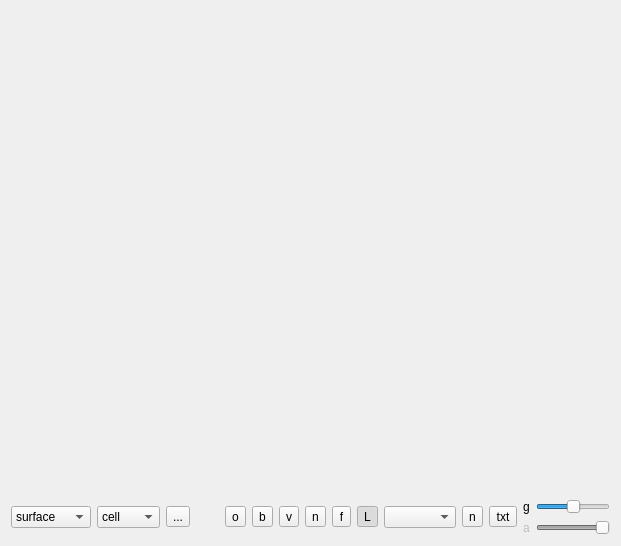
<?xml version="1.0" encoding="UTF-8"?>
<ui version="4.0">
 <class>organismWidget</class>
 <widget class="QWidget" name="organismWidget">
  <property name="geometry">
   <rect>
    <x>0</x>
    <y>0</y>
    <width>621</width>
    <height>546</height>
   </rect>
  </property>
  <property name="windowTitle">
   <string>Form</string>
  </property>
  <layout class="QVBoxLayout" name="verticalLayout">
   <item>
    <widget class="OrganismViewer" name="viewer" native="true">
     <property name="sizePolicy">
      <sizepolicy hsizetype="Expanding" vsizetype="Expanding">
       <horstretch>0</horstretch>
       <verstretch>0</verstretch>
      </sizepolicy>
     </property>
    </widget>
   </item>
   <item>
    <layout class="QHBoxLayout" name="horizontalLayout">
     <item>
      <widget class="QComboBox" name="comboBoxDrawMode">
       <property name="sizePolicy">
        <sizepolicy hsizetype="Minimum" vsizetype="Fixed">
         <horstretch>0</horstretch>
         <verstretch>0</verstretch>
        </sizepolicy>
       </property>
       <property name="minimumSize">
        <size>
         <width>80</width>
         <height>0</height>
        </size>
       </property>
       <item>
        <property name="text">
         <string>surface</string>
        </property>
        <property name="icon">
         <iconset resource="../res.qrc">
          <normaloff>:/icons/icons/surface.png</normaloff>:/icons/icons/surface.png</iconset>
        </property>
       </item>
       <item>
        <property name="text">
         <string>wire</string>
        </property>
        <property name="icon">
         <iconset resource="../res.qrc">
          <normaloff>:/icons/icons/wireframe.png</normaloff>:/icons/icons/wireframe.png</iconset>
        </property>
       </item>
       <item>
        <property name="text">
         <string>cells</string>
        </property>
        <property name="icon">
         <iconset resource="../res.qrc">
          <normaloff>:/icons/icons/cells.png</normaloff>:/icons/icons/cells.png</iconset>
        </property>
       </item>
       <item>
        <property name="text">
         <string>vertices</string>
        </property>
        <property name="icon">
         <iconset resource="../res.qrc">
          <normaloff>:/icons/icons/cells.png</normaloff>:/icons/icons/cells.png</iconset>
        </property>
       </item>
      </widget>
     </item>
     <item>
      <widget class="QComboBox" name="comboBox">
       <item>
        <property name="text">
         <string>cell</string>
        </property>
       </item>
       <item>
        <property name="text">
         <string>vertex</string>
        </property>
       </item>
       <item>
        <property name="text">
         <string>edge</string>
        </property>
       </item>
       <item>
        <property name="text">
         <string>face</string>
        </property>
       </item>
      </widget>
     </item>
     <item>
      <widget class="QToolButton" name="toolButton_7">
       <property name="text">
        <string>...</string>
       </property>
       <property name="icon">
        <iconset resource="../res.qrc">
         <normaloff>:/icons/icons/magnifier.png</normaloff>:/icons/icons/magnifier.png</iconset>
       </property>
      </widget>
     </item>
     <item>
      <spacer name="horizontalSpacer">
       <property name="orientation">
        <enum>Qt::Horizontal</enum>
       </property>
       <property name="sizeHint" stdset="0">
        <size>
         <width>40</width>
         <height>20</height>
        </size>
       </property>
      </spacer>
     </item>
     <item>
      <widget class="QToolButton" name="toolButton_2">
       <property name="text">
        <string>o</string>
       </property>
       <property name="checkable">
        <bool>true</bool>
       </property>
      </widget>
     </item>
     <item>
      <widget class="QToolButton" name="toolButton">
       <property name="text">
        <string>b</string>
       </property>
       <property name="checkable">
        <bool>true</bool>
       </property>
      </widget>
     </item>
     <item>
      <widget class="QToolButton" name="toolButton_4">
       <property name="text">
        <string>v</string>
       </property>
       <property name="checkable">
        <bool>true</bool>
       </property>
      </widget>
     </item>
     <item>
      <widget class="QToolButton" name="toolButton_5">
       <property name="text">
        <string>n</string>
       </property>
       <property name="checkable">
        <bool>true</bool>
       </property>
      </widget>
     </item>
     <item>
      <widget class="QToolButton" name="toolButton_6">
       <property name="text">
        <string>f</string>
       </property>
       <property name="checkable">
        <bool>true</bool>
       </property>
      </widget>
     </item>
     <item>
      <widget class="QToolButton" name="toolButton_3">
       <property name="text">
        <string>L</string>
       </property>
       <property name="checkable">
        <bool>true</bool>
       </property>
       <property name="checked">
        <bool>true</bool>
       </property>
      </widget>
     </item>
     <item>
      <widget class="QComboBox" name="comboBoxMorphogens"/>
     </item>
     <item>
      <widget class="QToolButton" name="toolButton_8">
       <property name="text">
        <string>n</string>
       </property>
       <property name="checkable">
        <bool>true</bool>
       </property>
      </widget>
     </item>
     <item>
      <widget class="QToolButton" name="toolButton_9">
       <property name="text">
        <string>txt</string>
       </property>
       <property name="checkable">
        <bool>true</bool>
       </property>
      </widget>
     </item>
     <item>
      <layout class="QVBoxLayout" name="verticalLayout_2">
       <item>
        <layout class="QHBoxLayout" name="horizontalLayout_2">
         <item>
          <widget class="QLabel" name="label">
           <property name="text">
            <string>g</string>
           </property>
          </widget>
         </item>
         <item>
          <widget class="QSlider" name="horizontalSlider">
           <property name="value">
            <number>50</number>
           </property>
           <property name="orientation">
            <enum>Qt::Horizontal</enum>
           </property>
          </widget>
         </item>
        </layout>
       </item>
       <item>
        <layout class="QHBoxLayout" name="horizontalLayout_3">
         <item>
          <widget class="QLabel" name="label_4">
           <property name="enabled">
            <bool>false</bool>
           </property>
           <property name="text">
            <string>a</string>
           </property>
          </widget>
         </item>
         <item>
          <widget class="QSlider" name="alphaSlider">
           <property name="enabled">
            <bool>false</bool>
           </property>
           <property name="maximum">
            <number>100</number>
           </property>
           <property name="value">
            <number>100</number>
           </property>
           <property name="orientation">
            <enum>Qt::Horizontal</enum>
           </property>
          </widget>
         </item>
        </layout>
       </item>
      </layout>
     </item>
    </layout>
   </item>
  </layout>
 </widget>
 <customwidgets>
  <customwidget>
   <class>OrganismViewer</class>
   <extends>QWidget</extends>
   <header>organismviewer.h</header>
   <container>1</container>
   <slots>
    <slot>setDrawBounds(bool)</slot>
    <slot>setDrawOrigin(bool)</slot>
    <slot>setDrawGround(bool)</slot>
    <slot>setDrawMode(QString)</slot>
    <slot>setDrawVelocities(bool)</slot>
    <slot>setDrawForces(bool)</slot>
    <slot>setDrawFaceNormals(bool)</slot>
    <slot>showEntireScene()</slot>
    <slot>setSelectionMode(QString)</slot>
    <slot>setAlpha(int)</slot>
    <slot>setLighting(bool)</slot>
    <slot>setDrawMorphogensNormalised(bool)</slot>
    <slot>setGamma(int)</slot>
    <slot>setDrawMorphogenLabels(bool)</slot>
   </slots>
  </customwidget>
 </customwidgets>
 <resources>
  <include location="../res.qrc"/>
 </resources>
 <connections>
  <connection>
   <sender>toolButton</sender>
   <signal>toggled(bool)</signal>
   <receiver>viewer</receiver>
   <slot>setDrawBounds(bool)</slot>
   <hints>
    <hint type="sourcelabel">
     <x>326</x>
     <y>534</y>
    </hint>
    <hint type="destinationlabel">
     <x>308</x>
     <y>468</y>
    </hint>
   </hints>
  </connection>
  <connection>
   <sender>toolButton_2</sender>
   <signal>toggled(bool)</signal>
   <receiver>viewer</receiver>
   <slot>setDrawOrigin(bool)</slot>
   <hints>
    <hint type="sourcelabel">
     <x>301</x>
     <y>534</y>
    </hint>
    <hint type="destinationlabel">
     <x>257</x>
     <y>488</y>
    </hint>
   </hints>
  </connection>
  <connection>
   <sender>comboBoxDrawMode</sender>
   <signal>activated(QString)</signal>
   <receiver>viewer</receiver>
   <slot>setDrawMode(QString)</slot>
   <hints>
    <hint type="sourcelabel">
     <x>89</x>
     <y>535</y>
    </hint>
    <hint type="destinationlabel">
     <x>67</x>
     <y>446</y>
    </hint>
   </hints>
  </connection>
  <connection>
   <sender>toolButton_4</sender>
   <signal>toggled(bool)</signal>
   <receiver>viewer</receiver>
   <slot>setDrawVelocities(bool)</slot>
   <hints>
    <hint type="sourcelabel">
     <x>351</x>
     <y>534</y>
    </hint>
    <hint type="destinationlabel">
     <x>350</x>
     <y>478</y>
    </hint>
   </hints>
  </connection>
  <connection>
   <sender>toolButton_5</sender>
   <signal>toggled(bool)</signal>
   <receiver>viewer</receiver>
   <slot>setDrawFaceNormals(bool)</slot>
   <hints>
    <hint type="sourcelabel">
     <x>376</x>
     <y>534</y>
    </hint>
    <hint type="destinationlabel">
     <x>399</x>
     <y>468</y>
    </hint>
   </hints>
  </connection>
  <connection>
   <sender>toolButton_6</sender>
   <signal>toggled(bool)</signal>
   <receiver>viewer</receiver>
   <slot>setDrawForces(bool)</slot>
   <hints>
    <hint type="sourcelabel">
     <x>399</x>
     <y>534</y>
    </hint>
    <hint type="destinationlabel">
     <x>460</x>
     <y>476</y>
    </hint>
   </hints>
  </connection>
  <connection>
   <sender>toolButton_7</sender>
   <signal>clicked()</signal>
   <receiver>viewer</receiver>
   <slot>showEntireScene()</slot>
   <hints>
    <hint type="sourcelabel">
     <x>216</x>
     <y>535</y>
    </hint>
    <hint type="destinationlabel">
     <x>174</x>
     <y>481</y>
    </hint>
   </hints>
  </connection>
  <connection>
   <sender>comboBox</sender>
   <signal>activated(QString)</signal>
   <receiver>viewer</receiver>
   <slot>setSelectionMode(QString)</slot>
   <hints>
    <hint type="sourcelabel">
     <x>187</x>
     <y>534</y>
    </hint>
    <hint type="destinationlabel">
     <x>195</x>
     <y>434</y>
    </hint>
   </hints>
  </connection>
  <connection>
   <sender>alphaSlider</sender>
   <signal>valueChanged(int)</signal>
   <receiver>viewer</receiver>
   <slot>setAlpha(int)</slot>
   <hints>
    <hint type="sourcelabel">
     <x>276</x>
     <y>533</y>
    </hint>
    <hint type="destinationlabel">
     <x>154</x>
     <y>493</y>
    </hint>
   </hints>
  </connection>
  <connection>
   <sender>comboBoxMorphogens</sender>
   <signal>activated(QString)</signal>
   <receiver>organismWidget</receiver>
   <slot>selectMorphogen(QString)</slot>
   <hints>
    <hint type="sourcelabel">
     <x>466</x>
     <y>525</y>
    </hint>
    <hint type="destinationlabel">
     <x>587</x>
     <y>525</y>
    </hint>
   </hints>
  </connection>
  <connection>
   <sender>toolButton_3</sender>
   <signal>toggled(bool)</signal>
   <receiver>viewer</receiver>
   <slot>setLighting(bool)</slot>
   <hints>
    <hint type="sourcelabel">
     <x>512</x>
     <y>519</y>
    </hint>
    <hint type="destinationlabel">
     <x>495</x>
     <y>491</y>
    </hint>
   </hints>
  </connection>
  <connection>
   <sender>toolButton_8</sender>
   <signal>toggled(bool)</signal>
   <receiver>viewer</receiver>
   <slot>setDrawMorphogensNormalised(bool)</slot>
   <hints>
    <hint type="sourcelabel">
     <x>484</x>
     <y>520</y>
    </hint>
    <hint type="destinationlabel">
     <x>540</x>
     <y>488</y>
    </hint>
   </hints>
  </connection>
  <connection>
   <sender>horizontalSlider</sender>
   <signal>valueChanged(int)</signal>
   <receiver>viewer</receiver>
   <slot>setGamma(int)</slot>
   <hints>
    <hint type="sourcelabel">
     <x>610</x>
     <y>533</y>
    </hint>
    <hint type="destinationlabel">
     <x>556</x>
     <y>489</y>
    </hint>
   </hints>
  </connection>
  <connection>
   <sender>toolButton_9</sender>
   <signal>toggled(bool)</signal>
   <receiver>viewer</receiver>
   <slot>setDrawMorphogenLabels(bool)</slot>
   <hints>
    <hint type="sourcelabel">
     <x>547</x>
     <y>530</y>
    </hint>
    <hint type="destinationlabel">
     <x>582</x>
     <y>477</y>
    </hint>
   </hints>
  </connection>
 </connections>
 <slots>
  <signal>cellSelected(Cell*)</signal>
  <signal>vertexSelected(Vertex*)</signal>
  <signal>edgeSelected(Edge*)</signal>
  <signal>faceSelected(Face*)</signal>
  <slot>selectMorphogen(QString)</slot>
 </slots>
</ui>
